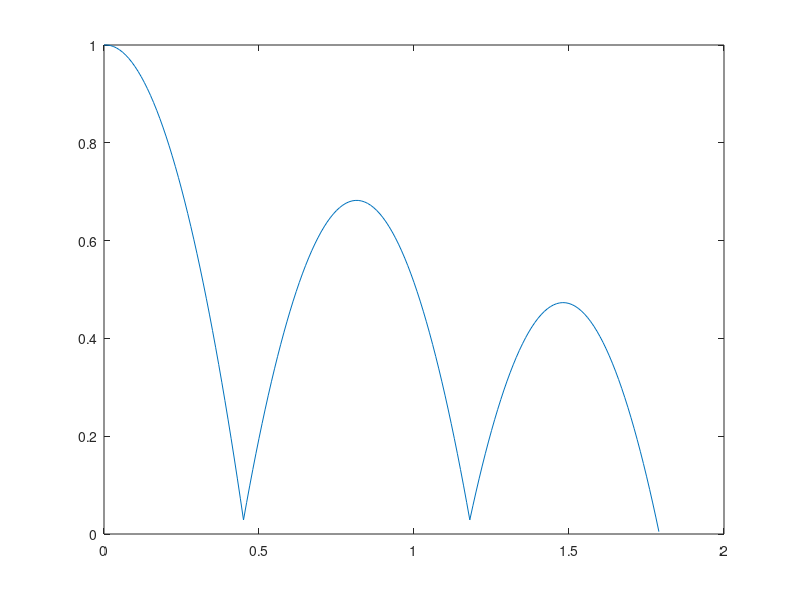

Recreate this plot in MATLAB.
function [t,h]=ball3
%
% Problem 3.1 Trajectory of the ball dropping and bouncing
%             until the ball hits 3 times on the ground
%

% Define constants
g=9.81;     % gravity (m/sec^2)
dt=0.01;  % time step[temporal resolution] (sec)
H=1;        % initial height when ball start dropping
COR=0.8;    % coefficient of restitution

% Initialize numerical simulation variables
t=[];       % time (sec)
h=[];       % height of the ball (m)
v=[];       % velocity of the ball (m/sec)

% Assign initial conditions
t(1)=0;     % t0=0
h(1)=H;     % h(t0=0)=H=1m
v(1)=0;     % v(t0=0)=0 (no initial velocity) 
a=-g;       % a=-g, and always constant

% set index number i to 1 (initial condition for i=1)
i=1;

% repeat calculating velocity and height of the ball
% until the ball hits 3 times on the ground

for nbounce=1:3
    % if current height h(i) has negative number, terminate 'while' loop
    % (it does not physically make sense.)
    while h(i)>=0 
        % calculate time for given index number
        t(i+1)=t(i)+dt;
        % calculate velocity of the ball at given time t(i+1) 
        v(i+1)=v(i)+a*dt;
        % calculate height of the ball at given time t(i+1) 
        h(i+1)=h(i)+v(i)*dt;
        % index 'i' increases by 1 to calculate next height
        i=i+1;    
    end
    % delete current height related values and
    % go back to the last height by decreasing i by 1
    % (The last position where the ball is above the ground)
    t(i)=[]; v(i)=[]; h(i)=[];
    i=i-1;
    % Assume that the ball bounces slightly above the ground,
    % the initial velocity of the ball after bouncing is calculated with
    % the final velocity of the ball before bouncing
    % and coefficient of restitution
    v(i)=-COR*v(i);
    % go back to calculate next height
    % with new condition after the ball bouncing.
end
plot(t,h)
% Remove data after 3rd bounce
t(end)=[]; v(end)=[]; h(end)=[];